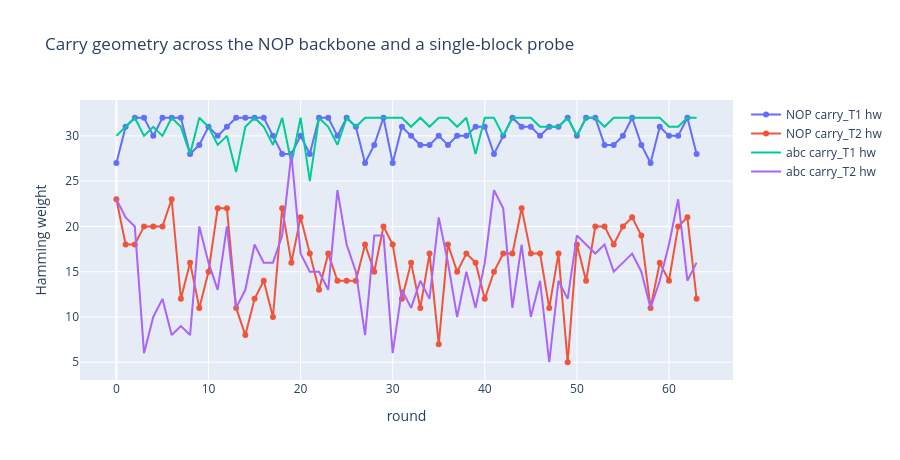

Notebook source saved alongside this figure:
### Code cell
fig_carry = go.Figure()
fig_carry.add_trace(go.Scatter(x=trace_nop["round"], y=trace_nop["carry_T1_hw"], mode="lines+markers", name="NOP carry_T1 hw"))
fig_carry.add_trace(go.Scatter(x=trace_nop["round"], y=trace_nop["carry_T2_hw"], mode="lines+markers", name="NOP carry_T2 hw"))
fig_carry.add_trace(go.Scatter(x=trace_abc["round"], y=trace_abc["carry_T1_hw"], mode="lines", name="abc carry_T1 hw"))
fig_carry.add_trace(go.Scatter(x=trace_abc["round"], y=trace_abc["carry_T2_hw"], mode="lines", name="abc carry_T2 hw"))
fig_carry.update_layout(
    title="Carry geometry across the NOP backbone and a single-block probe",
    xaxis_title="round",
    yaxis_title="Hamming weight",
    height=460
)
fig_carry.show()

### Figure 1 — Plotly figure (JSON) as saved in the notebook; plotly's stock layout.template omitted (floating-point values rounded to 4 significant figures)
{"data": [{"mode": "lines+markers", "name": "NOP carry_T1 hw", "type": "scatter", "x": [0, 1, 2, 3, 4, 5, 6, 7, 8, 9, 10, 11, 12, 13, 14, 15, 16, 17, 18, 19, 20, 21, 22, 23, 24, 25, 26, 27, 28, 29, 30, 31, 32, 33, 34, 35, 36, 37, 38, 39, 40, 41, 42, 43, 44, 45, 46, 47, 48, 49, 50, 51, 52, 53, 54, 55, 56, 57, 58, 59, 60, 61, 62, 63], "y": [27, 31, 32, 32, 30, 32, 32, 32, 28, 29, 31, 30, 31, 32, 32, 32, 32, 30, 28, 28, 30, 28, 32, 32, 30, 32, 31, 27, 29, 32, 27, 31, 30, 29, 29, 30, 29, 30, 30, 31, 31, 28, 30, 32, 31, 31, 30, 31, 31, 32, 30, 32, 32, 29, 29, 30, 32, 29, 27, 31, 30, 30, 32, 28]}, {"mode": "lines+markers", "name": "NOP carry_T2 hw", "type": "scatter", "x": [0, 1, 2, 3, 4, 5, 6, 7, 8, 9, 10, 11, 12, 13, 14, 15, 16, 17, 18, 19, 20, 21, 22, 23, 24, 25, 26, 27, 28, 29, 30, 31, 32, 33, 34, 35, 36, 37, 38, 39, 40, 41, 42, 43, 44, 45, 46, 47, 48, 49, 50, 51, 52, 53, 54, 55, 56, 57, 58, 59, 60, 61, 62, 63], "y": [23, 18, 18, 20, 20, 20, 23, 12, 16, 11, 15, 22, 22, 11, 8, 12, 14, 10, 22, 16, 21, 17, 13, 17, 14, 14, 14, 18, 15, 20, 18, 12, 16, 11, 17, 7, 18, 15, 17, 16, 12, 15, 17, 17, 22, 17, 17, 11, 17, 5, 18, 14, 20, 20, 18, 20, 21, 19, 11, 16, 14, 20, 21, 12]}, {"mode": "lines", "name": "abc carry_T1 hw", "type": "scatter", "x": [0, 1, 2, 3, 4, 5, 6, 7, 8, 9, 10, 11, 12, 13, 14, 15, 16, 17, 18, 19, 20, 21, 22, 23, 24, 25, 26, 27, 28, 29, 30, 31, 32, 33, 34, 35, 36, 37, 38, 39, 40, 41, 42, 43, 44, 45, 46, 47, 48, 49, 50, 51, 52, 53, 54, 55, 56, 57, 58, 59, 60, 61, 62, 63], "y": [30, 31, 32, 30, 31, 30, 32, 31, 28, 32, 31, 29, 30, 26, 31, 32, 31, 29, 32, 27, 32, 25, 32, 31, 29, 32, 31, 32, 32, 32, 32, 32, 31, 32, 31, 32, 32, 31, 32, 28, 32, 32, 30, 32, 32, 32, 31, 31, 31, 32, 30, 32, 32, 31, 32, 32, 32, 32, 32, 32, 31, 31, 32, 32]}, {"mode": "lines", "name": "abc carry_T2 hw", "type": "scatter", "x": [0, 1, 2, 3, 4, 5, 6, 7, 8, 9, 10, 11, 12, 13, 14, 15, 16, 17, 18, 19, 20, 21, 22, 23, 24, 25, 26, 27, 28, 29, 30, 31, 32, 33, 34, 35, 36, 37, 38, 39, 40, 41, 42, 43, 44, 45, 46, 47, 48, 49, 50, 51, 52, 53, 54, 55, 56, 57, 58, 59, 60, 61, 62, 63], "y": [23, 21, 20, 6, 10, 12, 8, 9, 8, 20, 16, 13, 20, 11, 13, 18, 16, 16, 19, 28, 17, 15, 15, 13, 24, 18, 15, 8, 19, 19, 6, 13, 11, 14, 12, 21, 16, 10, 15, 11, 16, 24, 22, 11, 18, 10, 14, 5, 14, 12, 19, 18, 17, 18, 15, 16, 17, 15, 11, 14, 18, 23, 14, 16]}], "layout": {"height": 460, "title": {"text": "Carry geometry across the NOP backbone and a single-block probe"}, "xaxis": {"title": {"text": "round"}}, "yaxis": {"title": {"text": "Hamming weight"}}}}
